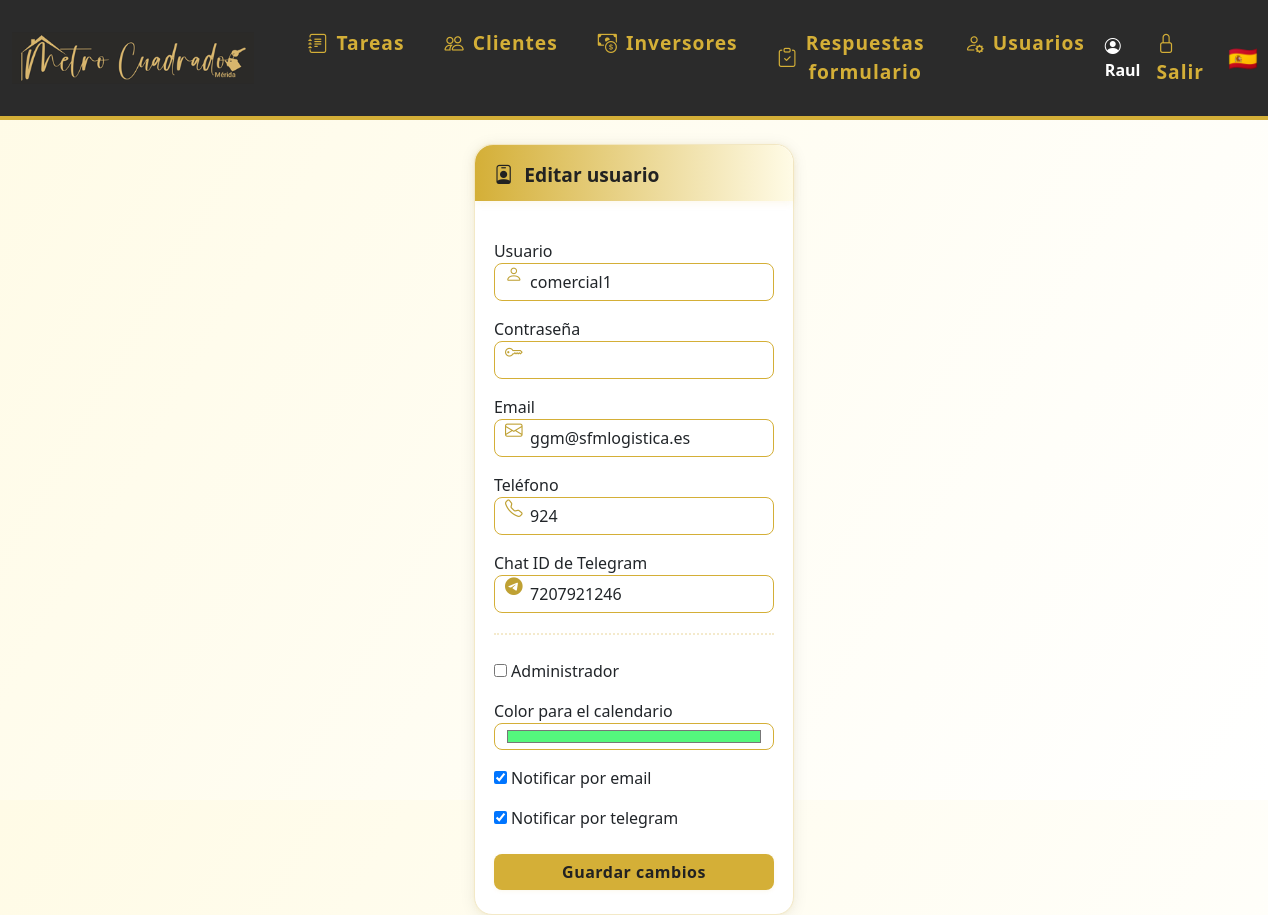
/editar_usuario/4 (signed in), run on the app's committed database.
### models.py (models this page shows)
class Usuario(UserMixin, db.Model):
    id = db.Column(db.Integer, primary_key=True)
    nombre = db.Column(db.String(80), unique=True, nullable=False)
    password = db.Column(db.String(200), nullable=False)
    es_admin = db.Column(db.Boolean, default=False)
    color = db.Column(db.String(7), nullable=True, default='#3788d8') # Color en formato hex, e.g., #RRGGBB
    email = db.Column(db.String(120), unique=True, nullable=True)
    telefono = db.Column(db.String(20), unique=True, nullable=True)
    activo = db.Column(db.Boolean, default=True)  # Nuevo campo para desactivar usuario
    notificar_email = db.Column(db.Boolean, default=True)
    notificar_telegram = db.Column(db.Boolean, default=False)
    chat_id_telegram = db.Column(db.String(32), nullable=True)
    eventos = db.relationship('Evento', backref='usuario', lazy=True)
    tareas = db.relationship('Tarea', back_populates='usuario')

### app.py (the view, shortened to what this page needs)
@app.route('/editar_usuario/<int:usuario_id>', methods=['GET', 'POST'])
@login_required
def editar_usuario(usuario_id):
    usuario = Usuario.query.get_or_404(usuario_id)
    if usuario.nombre == 'root' and current_user.nombre != 'root':
        flash('Solo el usuario root puede editarse a sí mismo.')
        return redirect(url_for('usuarios'))
    if not current_user.es_admin:
        flash('No tienes permiso para acceder a esta página.')
        return redirect(url_for('dashboard'))
    if request.method == 'POST':
        form = CrearUsuarioForm(request.form, obj=usuario)
    else:
        form = CrearUsuarioForm(obj=usuario)
        form.notificar_email.data = bool(usuario.notificar_email)
        form.notificar_telegram.data = bool(usuario.notificar_telegram)
    return render_template('editar_usuario.html', form=form, usuario=usuario)

### forms.py
class CrearUsuarioForm(FlaskForm):
    nombre = StringField('Usuario', validators=[DataRequired(), Length(min=3, max=80)])
    password = PasswordField('Contraseña', validators=[Optional(), Length(min=6)])
    email = StringField('Email', validators=[Email(), Length(max=120)])
    telefono = StringField('Teléfono', validators=[Length(max=20)])
    es_admin = BooleanField('Administrador')
    color = StringField('Color para el calendario')
    notificar_email = BooleanField('Notificar por email')
    notificar_telegram = BooleanField('Notificar por telegram')
    chat_id_telegram = StringField('Chat ID de Telegram')
    submit = SubmitField('Crear usuario')

### app.py (called while the page is built)
@login_manager.user_loader
def load_user(user_id):
    return Usuario.query.get(int(user_id))

### templates/editar_usuario.html (shortened to what this page needs)
{% extends 'base.html' %}
{% block content %}
<div class="card" style="max-width:520px;margin:auto;">
  <div class="card-header-gradient">
    <span class="icon"><i class="bi bi-person-badge"></i></span> Editar usuario
  </div>
  <form method="POST" style="padding:1.2rem 0 0 0;">
      <div class="input-icon mb-3">
          <span class="icon"></span>
          {{ form.nombre.label }}
          {{ form.nombre(class_='form-control') }}
      </div>
      <div class="input-icon mb-3">
          <span class="icon"></span>
          {{ form.password.label }}
          {{ form.password(class_='form-control') }}
      </div>
      <div class="input-icon mb-3">
          <span class="icon"></span>
          {{ form.email.label }}
          {{ form.email(class_='form-control') }}
      </div>
      <div class="input-icon mb-3">
          <span class="icon"></span>
          {{ form.telefono.label }}
          {{ form.telefono(class_='form-control') }}
      </div>
      <div class="input-icon mb-3">
          <span class="icon"></span>
          {{ form.chat_id_telegram.label }}
          {{ form.chat_id_telegram(class_='form-control') }}
      </div>
      <hr class="decor-sep">
      <div class="mb-3">
          {{ form.es_admin() }} {{ form.es_admin.label }}
      </div>
      <div class="form-group mb-3">
        {{ form.color.label }}
        {{ form.color(class_='form-control', type='color') }}
      </div>
      <div class="mb-3">
        {{ form.notificar_email() }} {{ form.notificar_email.label }}
      </div>
      <div class="mb-3">
        {{ form.notificar_telegram() }} {{ form.notificar_telegram.label }}
      </div>
      <button type="submit" class="btn btn-success w-100 mt-2">Guardar cambios</button>
  </form>
</div>
{% endblock %}

### templates/base.html (shortened to what this page needs)
<!DOCTYPE html>
<html lang="es">
<head>
    <link rel="stylesheet" href="https://cdn.jsdelivr.net/npm/bootstrap@5.3.0/dist/css/bootstrap.min.css">
    <link rel="stylesheet" href="{{ url_for('static', filename='estilos.css') }}">
    <link rel="stylesheet" href="https://cdn.jsdelivr.net/npm/bootstrap-icons@1.10.5/font/bootstrap-icons.css">
</head>
<body class="d-flex flex-column vh-100">
{% if request.path != '/login' %}
<nav class="navbar navbar-expand-lg mb-4">
  <div class="container-fluid">
    <a class="navbar-brand d-flex align-items-center" href="/">
      <img src="{{ url_for('static', filename='logoraul.png') }}" alt="Logo" style="height:90px;margin-right:18px;">
    </a>
    <div class="collapse navbar-collapse" id="navbarNav">
      <ul class="navbar-nav me-auto mb-2 mb-lg-0">
        <li class="nav-item mx-1">
          <a class="nav-link btn btn-outline-success rounded-pill px-3 d-flex align-items-center gap-2" href="/">
            <i class="bi bi-journal-text"></i> Tareas
          </a>
        </li>
        <li class="nav-item mx-1">
          <a class="nav-link btn btn-outline-primary rounded-pill px-3 d-flex align-items-center gap-2" href="/clientes">
            <i class="bi bi-people"></i> Clientes
          </a>
        </li>
        <li class="nav-item mx-1">
          <a class="nav-link btn btn-outline-danger rounded-pill px-3 d-flex align-items-center gap-2" href="/inversores">
            <i class="bi bi-cash-coin"></i> Inversores
          </a>
        </li>
        {% if current_user.is_authenticated %}
        <li class="nav-item mx-1">
          <a class="nav-link btn btn-outline-secondary rounded-pill px-3 d-flex align-items-center gap-2" href="/respuestas_formulario">
            <i class="bi bi-clipboard-check"></i> Respuestas formulario
          </a>
        </li>
        {% endif %}
        {% if current_user.is_authenticated and current_user.es_admin %}
        <li class="nav-item mx-1">
          <a class="nav-link btn btn-outline-dark rounded-pill px-3 d-flex align-items-center gap-2" href="/usuarios">
            <i class="bi bi-person-gear"></i> Usuarios
          </a>
        </li>
        {% endif %}
      </ul>
      <ul class="navbar-nav align-items-center">
        {% if current_user.is_authenticated %}
        <li class="nav-item me-2">
          <span class="navbar-text fw-bold text-white"><i class="bi bi-person-circle"></i> {{ current_user.nombre }}</span>
        </li>
        <li class="nav-item"><a class="nav-link" href="/logout" title="Salir"><span class="bi bi-lock"></span> Salir</a></li>
        {% else %}
        <li class="nav-item"><a class="nav-link" href="/login" title="Entrar"><span class="bi bi-lock"></span> Entrar</a></li>
        {% endif %}
        <li class="nav-item ms-3"><span class="fs-4">🇪🇸</span></li>
      </ul>
    </div>
  </div>
</nav>
{% endif %}
<div class="flex-grow-1 d-flex flex-column px-4" style="width:100vw;">
    {% block content %}{% endblock %}
</div>
</body>
</html>

### static/estilos.css (style rules this page uses)
body { background: linear-gradient(120deg, #fffbe6 0%, #fff 100%); font-family: 'Segoe UI', 'Arial', sans-serif; color: #222; }
.navbar { background: #2b2b2b !important; border-bottom: 4px solid #d4af37; }
.navbar-brand, .navbar-nav .nav-link { color: #d4af37 !important; font-weight: 600; font-size: 1.2rem; letter-spacing: 1px; }
.navbar-brand img { height: 40px; margin-right: 10px; }
.btn-primary, .btn-success { background: #d4af37; border: none; color: #222; font-weight: 600; border-radius: 8px; box-shadow: 0 1px 4px rgba(212,175,55,0.10), 0 0 0 0 #d4af37; letter-spacing: 0.5px; transition: background 0.2s, color 0.2s, box-shadow 0.2s; }
.card { background: #fff; border-radius: 18px; box-shadow: 0 2px 16px rgba(34,34,34,0.08), 0 1.5px 4px rgba(212,175,55,0.08); padding: 1.5rem 1.2rem; margin-bottom: 1.5rem; border: 1px solid #f3e9c7; transition: box-shadow 0.25s, transform 0.18s; }
.form-control, .form-select { border-radius: 8px; border: 1.5px solid #d4af37; box-shadow: none; transition: border 0.2s, box-shadow 0.2s; }
.card-header-gradient { background: linear-gradient(90deg, #d4af37 0%, #fffbe6 100%); border-top-left-radius: 18px; border-top-right-radius: 18px; padding: 1rem 1.2rem 0.7rem 1.2rem; margin: -1.5rem -1.2rem 1.2rem -1.2rem; color: #222; font-weight: 700; font-size: 1.2rem; display: flex; align-items: center; gap: 0.7rem; box-shadow: 0 2px 8px rgba(212,175,55,0.10); }
.input-icon { position: relative; }
.input-icon input, .input-icon select { padding-left: 2.2rem !important; }
.input-icon .icon { position: absolute; left: 0.7rem; top: 55%; transform: translateY(-50%); color: #bfa134; font-size: 1.1em; pointer-events: none; }
.decor-sep { border: none; border-top: 2px dotted #d4af37; margin: 1.2rem 0 1.5rem 0; }

### data on the page
Usuario: nombre "Raul"
Usuario: nombre "comercial1", email "ggm@sfmlogistica.es", telefono "924", chat_id_telegram "7207921246", color "#54f87d", notificar_email "☑", notificar_telegram "☑"
